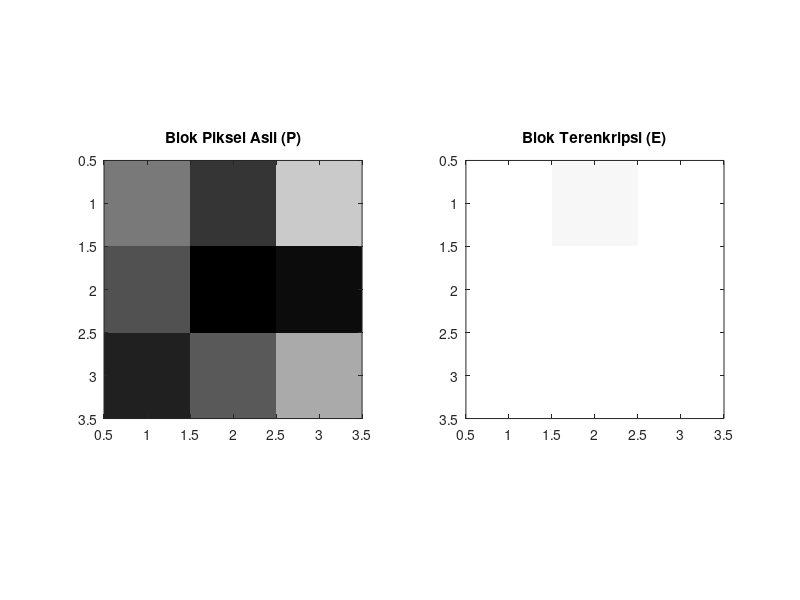

Write the MATLAB code that produced this figure. (Note: this script raises an error after producing the figure.)
% ===================================================== 
%  UTS Matematika Sains Data — Semester Genap 2025/2026 
%  Soal 2 — Enkripsi Citra Logo Toko
%  --------------------------------------------------- 
%  Nama  : Fitri Aulia
%  NIM   : 2510514005
%  Parameter: N=5, a=0, b=5
%  Tanggal: 25 April 2026
% ===================================================== 

clc; clear; close all;

%% 1. Definisi Parameter dan Matriks Kunci A
N = 5; a = 0; b = 5;

% Matriks Kunci A sesuai formula [cite: 43]
% Row 1: [a+1, b, 2] -> [1, 5, 2]
% Row 2: [1, a+2, b] -> [1, 2, 5]
% Row 3: [b, 1, a+3] -> [5, 1, 3]
A = [a+1, b, 2; 
     1, a+2, b; 
     b, 1, a+3];

% Hitung Determinan Manual vs MATLAB
det_manual = 93; % Berdasarkan hasil perhitungan manual [cite: 36]
det_matlab = det(A);

fprintf('Determinan A (Manual): %d\n', det_manual);
fprintf('Determinan A (MATLAB): %.2f\n', det_matlab);

%% 2. Perhitungan Matriks Invers Manual (Metode Adjoin)
% Matriks Kofaktor C berdasarkan hasil manual [cite: 79, 81, 83]
C = [ 1,  22, -9; 
    -13,  -7,  24; 
     21,  -3,  -3];

% Matriks Adjoin (Transpose dari Kofaktor) [cite: 94]
adj_A = C'; 

% Matriks Invers Manual [cite: 111]
A_inv_manual = (1/det_manual) * adj_A;

%% 3. Verifikasi Error Frobenius (Soal d)
A_inv_matlab = inv(A);
error_fro = norm(A_inv_manual - A_inv_matlab, 'fro');

fprintf('\n--- Verifikasi Invers ---\n');
fprintf('Norm Error Frobenius: %.1e\n', error_fro);

if error_fro < 1e-10
    disp('Status: VERIFIKASI BERHASIL (Error < 1e-10)');
else
    disp('Status: VERIFIKASI GAGAL');
end

%% 4. Studi Kasus Citra (Soal e)
% Blok Piksel Asli P [cite: 65]
P = [120, 55, 200;
      80,  2,  15;
      35, 90, 170];

% Proses Enkripsi E = A * P [cite: 67, 115]
E = A * P;

% Proses Deskripsi P_prime = A_inv * E [cite: 118]
P_prime = A_inv_manual * E;

fprintf('\n--- Hasil Enkripsi (Matriks E) ---\n');
disp(E);

fprintf('--- Hasil Deskripsi (Matriks P'') ---\n');
disp(P_prime);

%% 5. Visualisasi MATLAB (Soal f)
figure('Name', 'Visualisasi Enkripsi Citra Logo');

% Tampilkan Citra Asli
subplot(1,2,1);
imshow(uint8(P)); % Menggunakan uint8 untuk visualisasi grayscale standar
title('Blok Piksel Asli (P)');
axis on;

% Tampilkan Citra Terenkripsi
subplot(1,2,2);
imshow(uint8(E)); 
title('Blok Terenkripsi (E)');
axis on;

sgtitle('Perbandingan Citra Asli vs Terenkripsi');

% Diskusi Singkat:
% Jika det(A) = 0, matriks bersifat singular sehingga tidak memiliki invers.
% Hal ini menyebabkan proses deskripsi tidak mungkin dilakukan secara matematis,
% dan data citra akan rusak secara permanen[cite: 128, 146].

%% 6. Penyimpanan Figure (Tambahan)
% Menentukan nama file berdasarkan parameter
filename = sprintf('Hasil_Enkripsi_N%d_a%d_b%d.png', N, a, b);

% Opsi 1: Menggunakan saveas (Sederhana)
saveas(gcf, filename); 

% Opsi 2: Menggunakan exportgraphics (Hasil lebih tajam/High Res)
% exportgraphics(gcf, filename, 'Resolution', 300);

fprintf('\nFigure telah disimpan dengan nama file: %s\n', filename);
